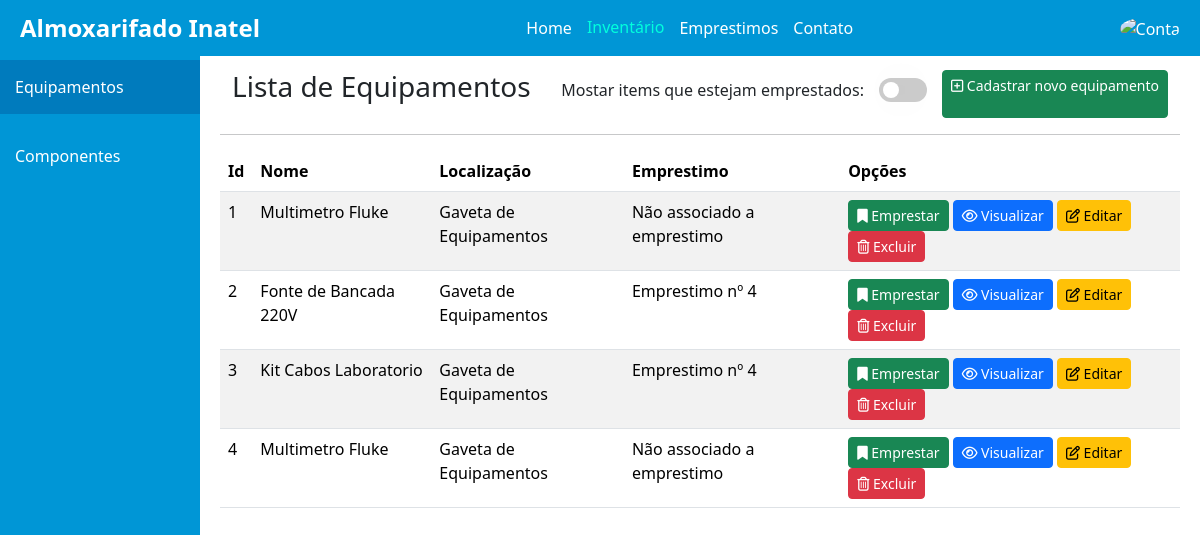
The app's page /inventario/equipamentos/, older data.
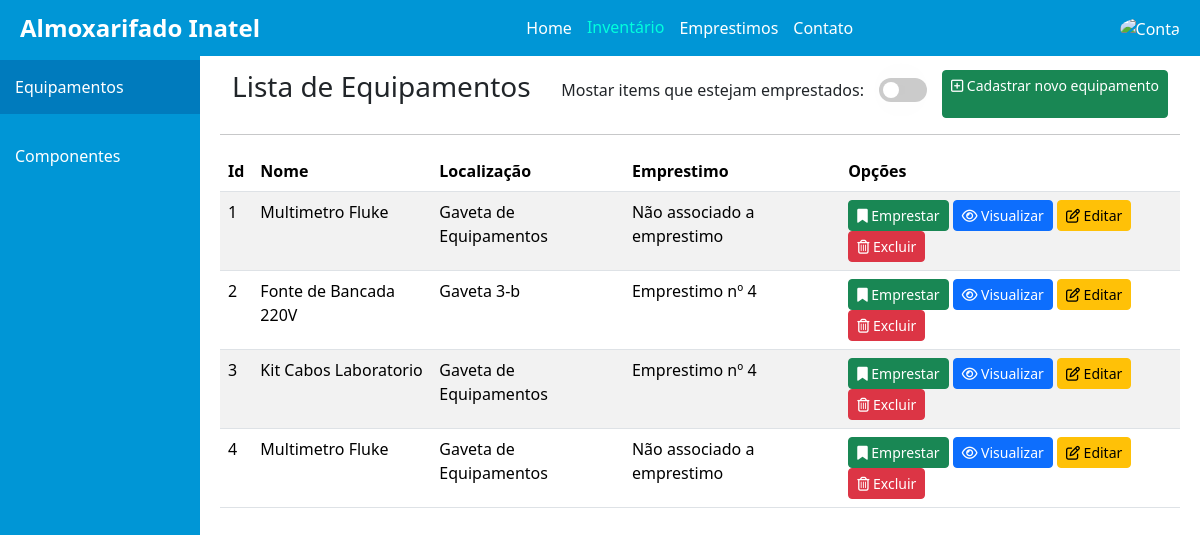
The same page, newer data.
### inventario/models.py (models this page shows, shortened)
class Equipamento(models.Model):
    id = models.IntegerField(primary_key=True, unique=True)
    nome = models.CharField(max_length=50)
    descricao = models.CharField(max_length=500,verbose_name='Descrição')
    localizacao = models.CharField(max_length=50, verbose_name='Localização')
    emprestimo = models.ForeignKey(Emprestimo, on_delete=models.SET_DEFAULT, default=None, blank=True, null=True)

### emprestimos/models.py (models this page shows, shortened)
class Emprestimo(models.Model):
    id = models.BigAutoField(primary_key=True, unique=True)
    estado = models.CharField(max_length=50)
    data_de_retirada = models.DateField(verbose_name='Data de Retirada', auto_now_add=True)
    data_de_devolucao = models.DateField(verbose_name='Data de Devolução')
    aluno = models.ForeignKey(Aluno, on_delete=models.PROTECT)
    funcionario = models.ForeignKey(Funcionario, on_delete=models.PROTECT)

### inventario/views.py (the view)
# urls.py: path('equipamentos/', EquipamentosList.as_view(), name='Listar-Equipamentos'),
class EquipamentosList(ListView):
    model = Equipamento
    template_name = 'equipamentos.html'

### inventario/templates/equipamentos.html (shortened to what this page needs)
{% extends "base.html" %}
{% load static %}
{% block style %}
<link rel="stylesheet" href="{% static 'css/sideBar.css' %}">
<link rel="stylesheet" href="{% static 'css/bootstrap/bootstrap.min.css' %}">
<link rel="stylesheet" href="{% static 'fa/css/all.min.css' %}">
<link rel="stylesheet" href="{% static 'css/tables.css' %}">
<link rel="stylesheet" href="{% static 'css/datatables.min.css' %}">
{% endblock %}
{% block content %}
{% include "includes/sideBar.html" %}
<div class="content">
    <div class="container-fluid">
        <h3>Lista de Equipamentos</h3>
        <div class="buttons">
            <p class="mt-2">Mostar items que estejam emprestados: </p>
            <label class="switch">
                <span class="slider"></span>
            </label>
            <a href="{% url 'Cadastrar-Equipamento' %}" class="btn btn-success btn-sm" title="Cadastrar">
                <i class="fa-regular fa-square-plus"></i>
                Cadastrar novo equipamento
            </a>
        </div>
    </div>
    <hr>
    <div class="table-responsive">
        <table class="table table-striped" id="tabela-equipamentos">
            <thead>
                <tr>
                    <th>Id</th>
                    <th>Nome</th>
                    <th>Localização</th>
                    <th>Emprestimo</th>
                    <th>Opções</th>
                </tr>
            </thead>
            <tbody>
                {% for equipamento in object_list %}
                <tr itemID="{{ equipamento.id }}" itemName="{{ equipamento.nome }}" description="{{ equipamento.descricao }}" itemLocation="{{ equipamento.localizacao }}" emprestimo={% if equipamento.emprestimo != None %} {{ equipamento.emprestimo.id }} {% else %} false {% endif %}>
                    <td>{{ equipamento.id }}</td>
                    <td>{{ equipamento.nome }}</td>
                    <td>{{ equipamento.localizacao }}</td>
                    <td>{% if equipamento.emprestimo == None %} Não associado a emprestimo {% else %} Emprestimo nº {{equipamento.emprestimo.id}} {% endif %} </td>
                    <td>
                        <button id="emprestimoButton" class="btn btn-success btn-sm" title="Emprestar">
                            <i class="fa fa-bookmark" aria-hidden="true"></i>
                            Emprestar
                        </button>
                        <button id="detail-button" class="btn btn-primary btn-sm" title="Visualizar">
                            <i class="fa-regular fa-eye"></i>
                            Visualizar
                        </button>
                        <a href="{% url 'Editar-Equipamento' equipamento.id %}" class="btn btn-warning btn-sm" title="Editar">
                            <i class="fa-regular fa-pen-to-square"></i>
                            Editar
                        </a>
                        <button id="delete-Button" class="btn btn-danger btn-sm" title="Excluir">
                            <i class="fa-regular fa-trash-can"></i>
                            Excluir
                        </button>
                    </td>
                </tr>
                {% empty %}
                <tr>
                    <td colspan="4">Nenhum equipamento encontrado</td>
                </tr>
                {% endfor %}
            </tbody>
        </table>
    </div>
</div>
{% endblock %}

Row changes from the older to the newer data that the page shows:
changed Equipamento "Fonte de Bancada 220V": localizacao "Gaveta de Equipamentos" → "Gaveta 3-b"
